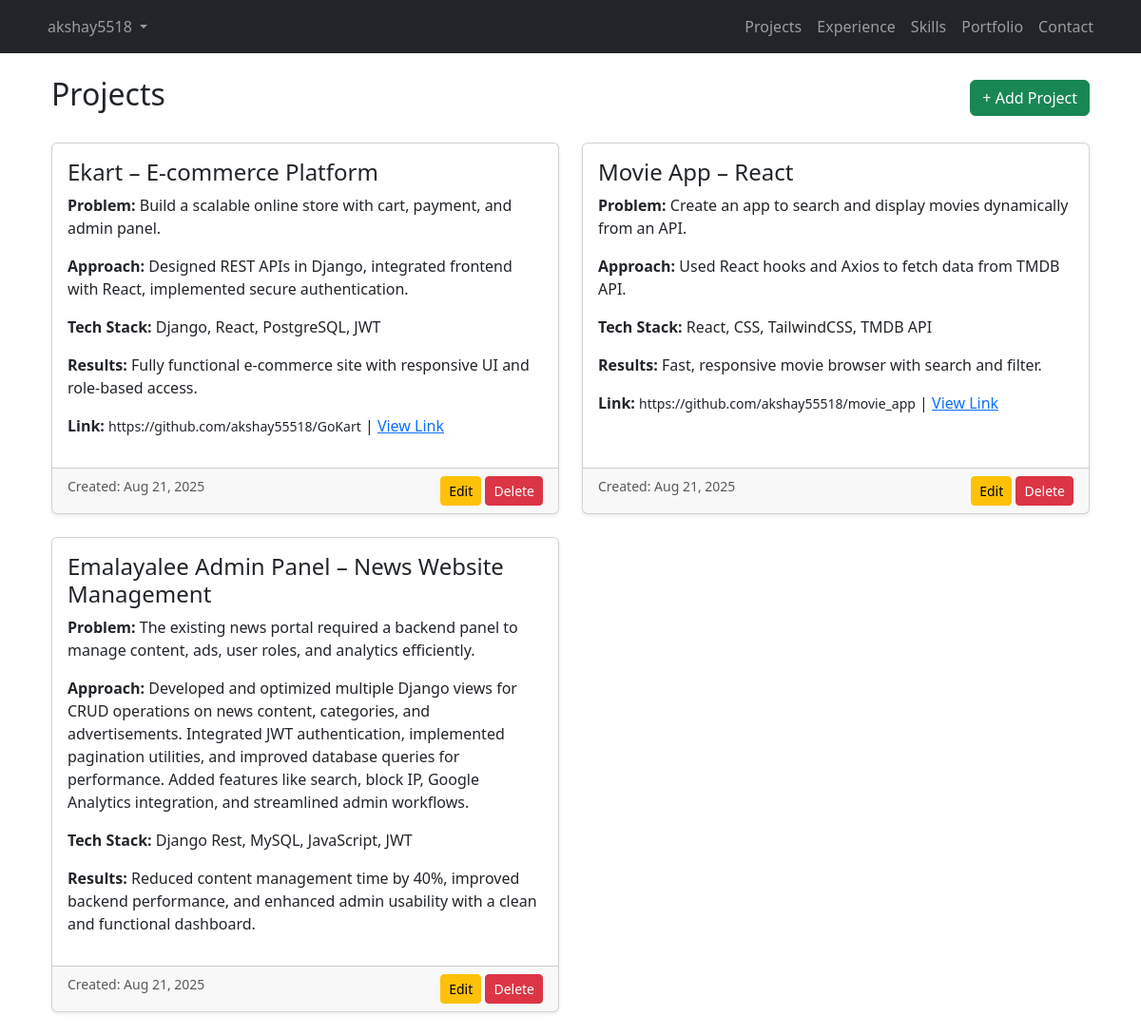
/projects (signed in), run on the app's committed database.
### Portfolio_App/models.py (models this page shows, shortened)
class Project(models.Model):
    title = models.CharField(max_length=200)
    problem = models.TextField()
    approach = models.TextField()
    techStack = models.TextField()
    results = models.TextField()
    link = models.URLField(blank=True,null=True)
    created_at = models.DateTimeField(auto_now_add=True)

### Portfolio_Admin_App/views.py (the view)
# urls.py: path('projects', project_dashboard, name='projects'),
@csrf_exempt
@login_required(login_url='login')
def project_dashboard(request):
    projects = Project.objects.all()
    return render(request, 'projects.html', {'projects': projects})

### Portfolio_Admin_App/templates/projects.html (shortened to what this page needs)
{% extends "base.html" %}
{% block content %}
<div class="container">
    <div class="d-flex justify-content-between align-items-center mb-4">
        <h2>Projects</h2>
        <a href="{% url 'project_create' %}" class="btn btn-success">+ Add Project</a>
    </div>
    {% if projects %}
        <div class="row">
            {% for project in projects %}
                <div class="col-md-6 mb-4">
                    <div class="card shadow-sm h-100">
                        <div class="card-body">
                            <h4 class="card-title">{{ project.title }}</h4>
                            <p><strong>Problem:</strong> {{ project.problem }}</p>
                            <p><strong>Approach:</strong> {{ project.approach }}</p>
                            <p><strong>Tech Stack:</strong> {{ project.techStack }}</p>
                            <p><strong>Results:</strong> {{ project.results }}</p>
                            {% if project.link %}
                                <p><strong>Link:</strong>
                                    <small>{{project.link}}</small> | <a href="{{ project.link }}" target="_blank">View Link</a>
                                </p>
                            {% endif %}
                        </div>
                        <div class="card-footer d-flex justify-content-between">
                            <small class="text-muted">Created: {{ project.created_at|date:"M d, Y" }}</small>
                            <div>
                                <a href="{% url 'project_edit' project.id %}" class="btn btn-sm btn-warning">Edit</a>
                                <a href="{% url 'project_delete' project.id %}" class="btn btn-sm btn-danger"
                                   onclick="return confirm('Are you sure you want to delete this project?');">
                                   Delete
                                </a>
                            </div>
                        </div>
                    </div>
                </div>
            {% endfor %}
        </div>
    {% else %}
        <p>No projects available.</p>
    {% endif %}
</div>
{% endblock %}

### Portfolio_Admin_App/templates/base.html (shortened to what this page needs)
<!DOCTYPE html>
<html lang="en">
<head>
    <link rel="stylesheet" href="https://cdn.jsdelivr.net/npm/bootstrap@5.3.2/dist/css/bootstrap.min.css">
</head>
<body>
    <nav class="navbar navbar-expand-lg navbar-dark bg-dark">
        <div class="container">
            {% if request.user.is_authenticated %}
            <ul class="navbar-nav me-auto">
                <li class="nav-item dropdown">
                    <a class="nav-link dropdown-toggle" href="#" id="userDropdown" role="button"
                       data-bs-toggle="dropdown" aria-expanded="false">
                        {{ request.user.username }}
                    </a>
                </li>
            </ul>
            {% else %}
            <a class="navbar-brand" href="#">AdminApp</a>
            {% endif %}
            {% if request.user.is_authenticated %}
            <ul class="navbar-nav ms-auto">
                <li class="nav-item"><a class="nav-link" href="{% url 'projects' %}">Projects</a></li>
                <li class="nav-item"><a class="nav-link" href="{% url 'experience' %}">Experience</a></li>
                <li class="nav-item"><a class="nav-link" href="{% url 'skills' %}">Skills</a></li>
                <li class="nav-item"><a class="nav-link" href="{% url 'portfolio' %}">Portfolio</a></li>
                <li class="nav-item"><a class="nav-link" href="{% url 'contact' %}">Contact</a></li>
            </ul>
            {% endif %}
        </div>
    </nav>
    <div class="container mt-4">
        {% block content %}
        {% endblock %}
    </div>
</body>
</html>

### data on the page
Project: title "Ekart – E-commerce Platform", problem "Build a scalable online store with cart, payment, and admin panel.", approach "Designed REST APIs in Django, integrated frontend with React, implemented secure authentication.", techStack "Django, React, PostgreSQL, JWT", results "Fully functional e-commerce site with responsive UI and role-based access.", link "https://github.com/akshay55518/GoKart", created_at "Aug 21, 2025"
Project: title "Movie App – React", problem "Create an app to search and display movies dynamically from an API.", approach "Used React hooks and Axios to fetch data from TMDB API.", techStack "React, CSS, TailwindCSS, TMDB API", results "Fast, responsive movie browser with search and filter.", link "https://github.com/akshay55518/movie_app", created_at "Aug 21, 2025"
Project: title "Emalayalee Admin Panel – News Website Management", problem "The existing news portal required a backend panel to manage content, ads, user roles, and analytics efficiently.", approach "Developed and optimized multiple Django views for CRUD operations on news content, categories, and advertisements. Integrated JWT authentication, implemented pagination utilities, and improved database queries for performance. Added features like search, block IP, Google Analytics integration, and streamlined admin workflows.", techStack "Django Rest, MySQL, JavaScript, JWT", results "Reduced content management time by 40%, improved backend performance, and enhanced admin usability with a clean and functional dashboard.", created_at "Aug 21, 2025"

### other printed values
{{ request.user.username }} "akshay5518"
